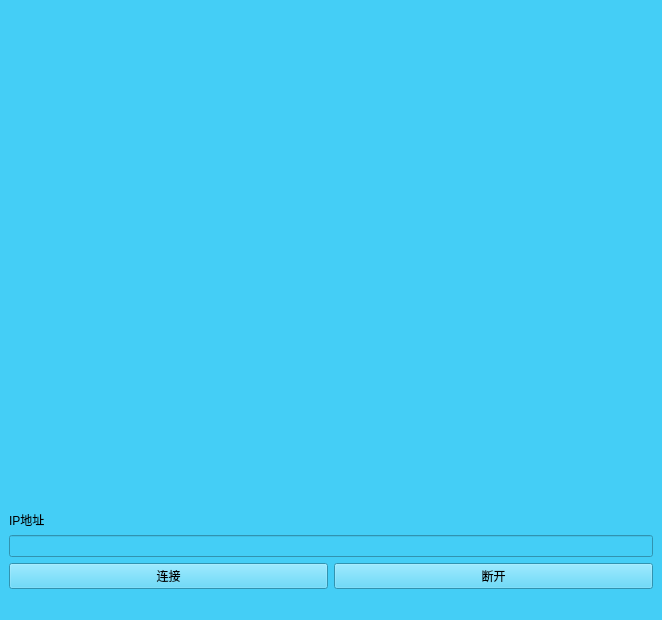
<?xml version="1.0" encoding="UTF-8"?>
<ui version="4.0">
 <class>MainWindow</class>
 <widget class="QMainWindow" name="MainWindow">
  <property name="geometry">
   <rect>
    <x>0</x>
    <y>0</y>
    <width>662</width>
    <height>620</height>
   </rect>
  </property>
  <property name="windowTitle">
   <string>2020217781商文涛</string>
  </property>
  <property name="styleSheet">
   <string notr="true">background-color: #44cef6</string>
  </property>
  <widget class="QWidget" name="centralwidget">
   <layout class="QHBoxLayout" name="horizontalLayout_4">
    <item>
     <layout class="QHBoxLayout" name="horizontalLayout" stretch="0">
      <item>
       <layout class="QVBoxLayout" name="verticalLayout_4" stretch="8,1">
        <item>
         <widget class="QLabel" name="camera_label">
          <property name="sizePolicy">
           <sizepolicy hsizetype="Preferred" vsizetype="Preferred">
            <horstretch>0</horstretch>
            <verstretch>0</verstretch>
           </sizepolicy>
          </property>
          <property name="minimumSize">
           <size>
            <width>640</width>
            <height>480</height>
           </size>
          </property>
          <property name="styleSheet">
           <string notr="true"/>
          </property>
          <property name="text">
           <string/>
          </property>
         </widget>
        </item>
        <item>
         <layout class="QVBoxLayout" name="verticalLayout" stretch="1,1,1">
          <item>
           <widget class="QLabel" name="ip_label">
            <property name="text">
             <string>IP地址</string>
            </property>
           </widget>
          </item>
          <item>
           <widget class="QLineEdit" name="ip_text"/>
          </item>
          <item>
           <layout class="QHBoxLayout" name="horizontalLayout_2">
            <item>
             <widget class="QPushButton" name="connect_button">
              <property name="styleSheet">
               <string notr="true"/>
              </property>
              <property name="text">
               <string>连接</string>
              </property>
             </widget>
            </item>
            <item>
             <widget class="QPushButton" name="close_button">
              <property name="styleSheet">
               <string notr="true"/>
              </property>
              <property name="text">
               <string>断开</string>
              </property>
             </widget>
            </item>
           </layout>
          </item>
         </layout>
        </item>
       </layout>
      </item>
     </layout>
    </item>
   </layout>
  </widget>
  <widget class="QMenuBar" name="menubar">
   <property name="geometry">
    <rect>
     <x>0</x>
     <y>0</y>
     <width>662</width>
     <height>22</height>
    </rect>
   </property>
  </widget>
  <widget class="QStatusBar" name="statusbar"/>
 </widget>
 <resources/>
 <connections/>
</ui>
